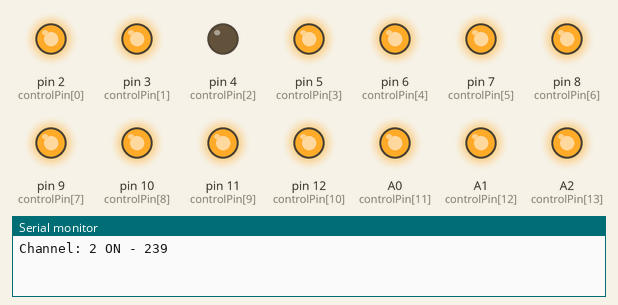
Bench run of a sketch on a simulated Arduino Uno, built with avr-gcc and run on an emulated ATmega328P. Parts: output pins drawn as LEDs (lit = HIGH), the last lines printed to the serial monitor. Random numbers use the default seed unless the sketch sets one.

Above: at 0.24 s.
At 14.22 s:
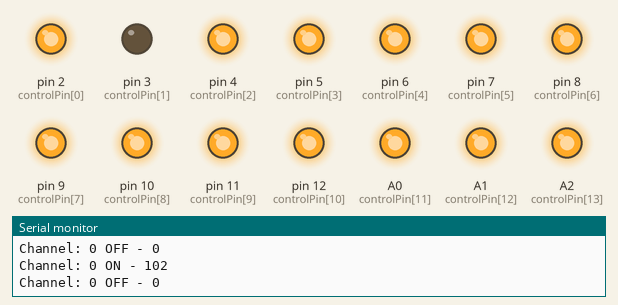
At 34.65 s:
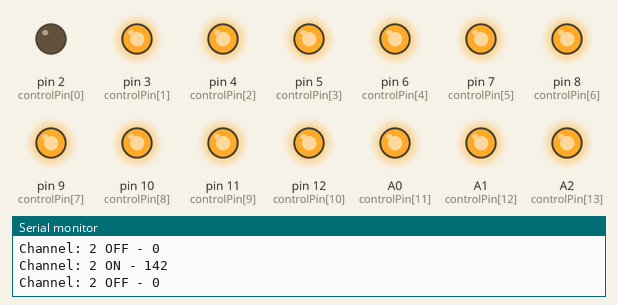
Timing chart, 0 to 40.0 s (numbered marks = the images above):
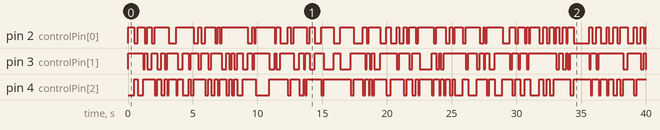

Measured:
- by itself, pin 2 (controlPin[0]): HIGH → LOW at 0.49 s, → HIGH 0.28 s later, → LOW 0.53 s later, → HIGH 0.20 s later, … (92 changes in this stretch)
- by itself, pin 3 (controlPin[1]): HIGH → LOW at 1.2 s, → HIGH 0.11 s later, → LOW 0.20 s later, → HIGH 0.35 s later, … (85 changes in this stretch)
- by itself, pin 4 (controlPin[2]): LOW → HIGH at 0.49 s, → LOW 0.28 s later, → HIGH 0.42 s later, → LOW 0.89 s later, … (93 changes in this stretch)

The sketch:

example.ino
```cpp
// (licence header left out)
const int controlPin[16] = {2,3,4,5,6,7,8,9,10,11,12,A0,A1,A2,A3,A4}; // define pins

const int triggerType = LOW;// your relay type
int loopDelay = 1000;// delay in loop
int tmpStat =1;
long randLEDNo;


void setup() {

  // randomSeed() will then shuffle the random function.
  randomSeed(analogRead(0));

  for(int i=0; i<16; i++)
  {
    pinMode(controlPin[i], OUTPUT);// set pin as output
    if(triggerType ==LOW){
      digitalWrite(controlPin[i], HIGH); // set initial state OFF for low trigger relay
    }else{
       digitalWrite(controlPin[i], LOW); // set initial state OFF for high trigger relay
    }
  }

  Serial.begin(9600);// initialize serial monitor with 9600 baud
}

void loop() {


  randLEDNo =random(0,3);

  channelControl(randLEDNo,1, random(100,250)); // turn relay ON

// channelControl(randLEDNo,1, 100); // turn relay ON
 //  delay(5000);// wait for loopDelay ms
  channelControl(randLEDNo,0, 0); // turn relay OFF

}

/*
 * funciton: channelControl
 * turns ON or OFF specific relay channel
 * @param relayChannel is integer value channel from 0 to 15
 * @param action is 1 for ON or 0 for OFF
 * @param t is time in melisecond
 */
void channelControl(int relayChannel, int action, int t)
{
  int state =LOW;
  String statTXT =" ON";
  if(triggerType == LOW)
  {
    if (action ==0)// if OFF requested
    {
      state = HIGH;
      statTXT = " OFF";
    }
    digitalWrite(controlPin[relayChannel], state);
    if(t >0 )
    {
      delay(t);
    }
       Serial.print ("Channel: ");
       Serial.print(relayChannel);
       Serial.print(statTXT);
       Serial.print(" - ");
       Serial.println(t);
  }else{
    if (action ==1)// if ON requested
    {
      state = HIGH;
    }else{
      statTXT = " OFF";
    }
    digitalWrite(controlPin[relayChannel], state);
    if(t >0 )
    {
      delay(t);
    }
       Serial.print ("Channel: ");
       Serial.print(relayChannel);
       Serial.print(statTXT);
       Serial.print(" - ");
       Serial.println(t);
  }

}
```
